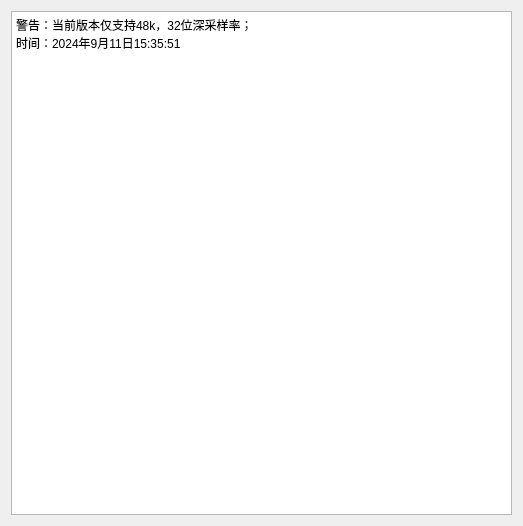
<?xml version="1.0" encoding="UTF-8"?>
<ui version="4.0">
 <class>HelpDlg</class>
 <widget class="QDialog" name="HelpDlg">
  <property name="geometry">
   <rect>
    <x>0</x>
    <y>0</y>
    <width>523</width>
    <height>526</height>
   </rect>
  </property>
  <property name="windowTitle">
   <string>Dialog</string>
  </property>
  <layout class="QVBoxLayout" name="verticalLayout">
   <item>
    <widget class="QTextEdit" name="textEdit">
     <property name="styleSheet">
      <string notr="true"/>
     </property>
     <property name="tabChangesFocus">
      <bool>false</bool>
     </property>
     <property name="readOnly">
      <bool>true</bool>
     </property>
     <property name="html">
      <string>&lt;!DOCTYPE HTML PUBLIC &quot;-//W3C//DTD HTML 4.0//EN&quot; &quot;http://www.w3.org/TR/REC-html40/strict.dtd&quot;&gt;
&lt;html&gt;&lt;head&gt;&lt;meta name=&quot;qrichtext&quot; content=&quot;1&quot; /&gt;&lt;style type=&quot;text/css&quot;&gt;
p, li { white-space: pre-wrap; }
&lt;/style&gt;&lt;/head&gt;&lt;body style=&quot; font-family:'SimSun'; font-size:9pt; font-weight:400; font-style:normal;&quot;&gt;
&lt;p style=&quot; margin-top:0px; margin-bottom:0px; margin-left:0px; margin-right:0px; -qt-block-indent:0; text-indent:0px;&quot;&gt;&lt;span style=&quot; font-family:'SimSun';&quot;&gt;警告：当前版本仅支持48k，32位深采样率；&lt;/span&gt;&lt;/p&gt;
&lt;p style=&quot; margin-top:0px; margin-bottom:0px; margin-left:0px; margin-right:0px; -qt-block-indent:0; text-indent:0px;&quot;&gt;&lt;span style=&quot; font-family:'SimSun';&quot;&gt;时间：2024年9月11日15:35:51&lt;/span&gt;&lt;/p&gt;&lt;/body&gt;&lt;/html&gt;</string>
     </property>
    </widget>
   </item>
  </layout>
 </widget>
 <resources/>
 <connections/>
</ui>
